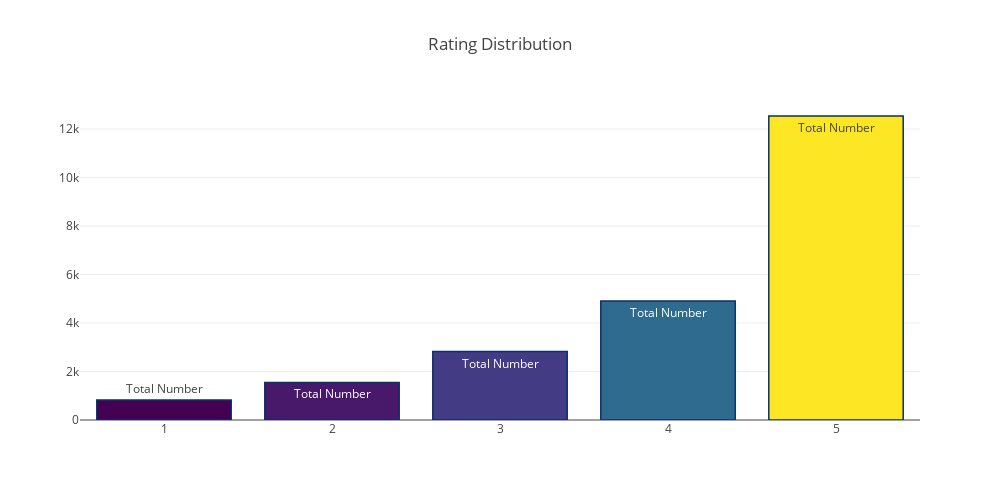

Here is the notebook cell this chart was saved with:
### Code cell
trace = [go.Bar(x=df['Rating'].value_counts().index,
              y=df['Rating'].value_counts().values,
               marker=dict(colorscale='Viridis',
                color = df.Rating.value_counts().values, 
                line=dict(color='rgb(8,48,107)',width=1.5)),
                text='Total Number'
               )]

layout = go.Layout(title='Rating Distribution', width=1000, height=500)
fig = go.Figure(data=trace, layout=layout)
py.iplot(fig)

### Figure 1 — Plotly figure (JSON) as saved in the notebook; plotly's stock layout.template omitted (floating-point values rounded to 4 significant figures)
{"data": [{"marker": {"color": [12540, 4908, 2823, 1549, 821], "colorscale": "Viridis", "line": {"color": "rgb(8,48,107)", "width": 1.5}}, "text": "Total Number", "type": "bar", "uid": "eecd4e8c-4512-403e-8c56-6c2fe9d8527d", "x": [5, 4, 3, 2, 1], "y": [12540, 4908, 2823, 1549, 821]}], "layout": {"height": 500, "title": {"text": "Rating Distribution"}, "width": 1000}}
